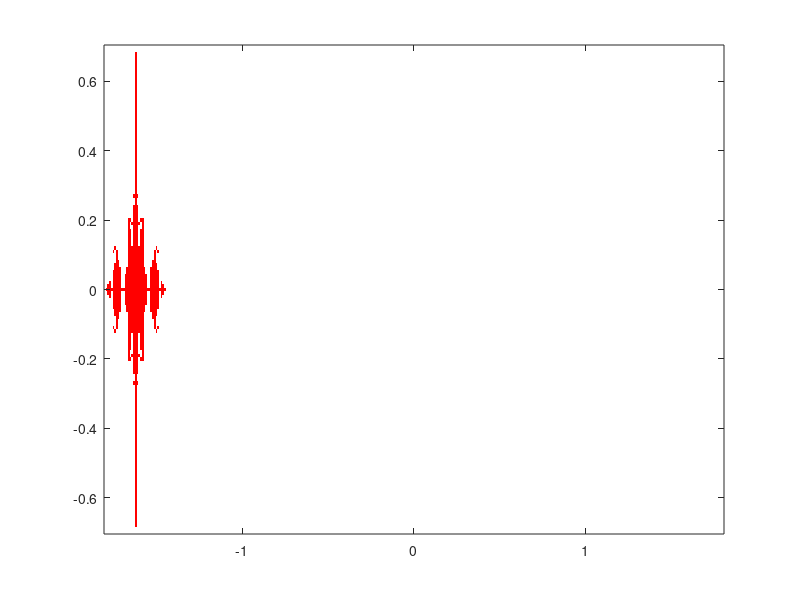

This figure's MATLAB source:
%Julia Set

phi = inline('z^2 - 1.25');
fixpt1 = (1 + sqrt(6))/2;
fixpt2 = (1 - sqrt(6))/2;

colormap([1 0 0; 1 1 1]);

M = 2*ones(141,361);

for j=1:141,
    y = -0.7 + (j-1)*0.01;
    for i =1:361,
        x = -1.8 + (i-1)*0.1;
        z = x + 1i*y;
        zk = z;
        iflag1 = 0;
        iflag2 = 0;
        kcount = 0;
        
        while kcount < 100 && abs(zk) < 2 && iflag1 < 5 && iflag2 < 5,
            kcount = kcount + 1;
            zk = phi(zk);
            
            err1 = abs(zk-fixpt1);
                if err1 < 1.e-6 
                    iflag1 = iflag1 +1; 
                else
                    iflag1 = 0;
                end
                
            err2 = abs(zk - fixpt2);
                if err2 < 1.e-6 
                    iflag2 = iflag2 +1; 
                else
                    iflag2 = 0;
                end
                
        end
        
        if iflag1 >= 5 | iflag2 >= 5 | kcount >= 100,
            M(j,i) = 1;
        end
    end
end
image([-1.8 1.8],[-0.7 0.7],M),
axis xy